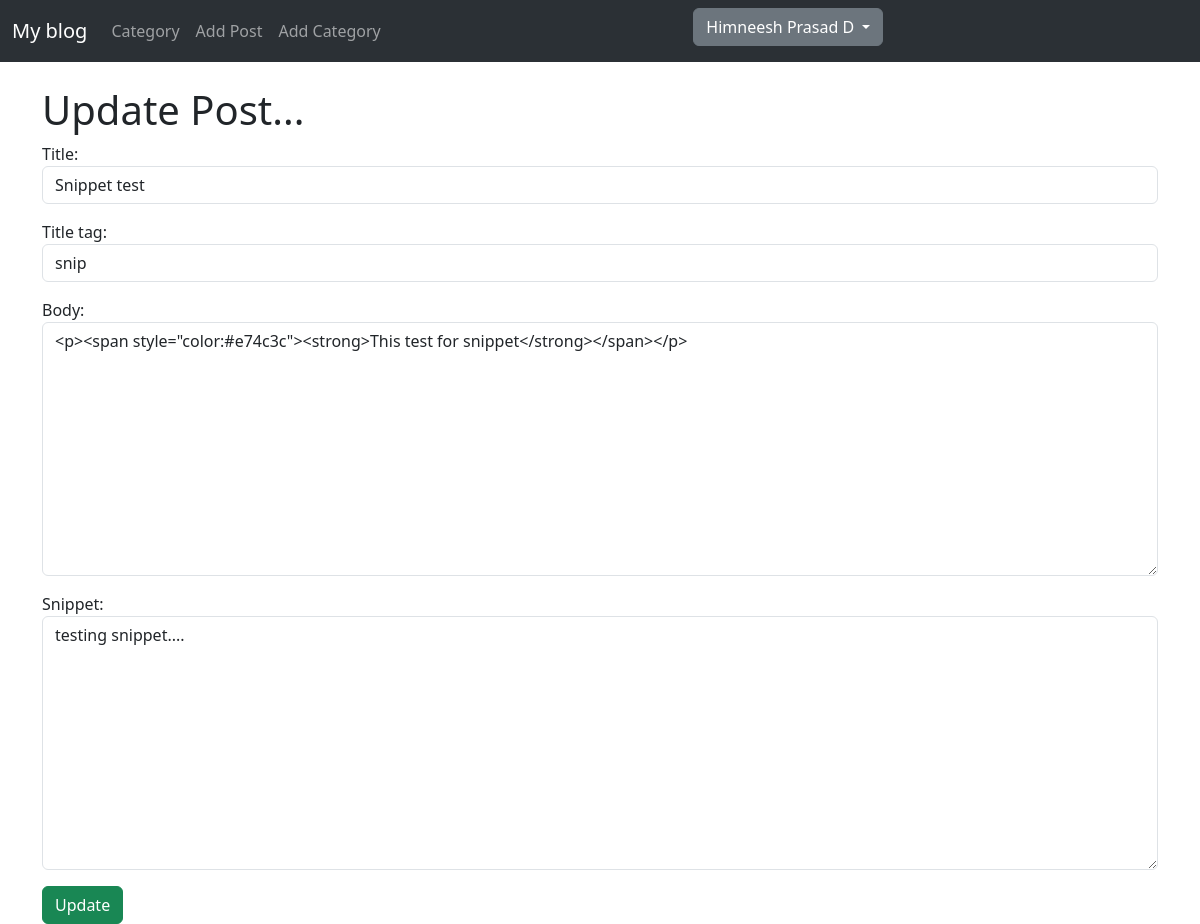
The page /article/edit/8/ (signed in) on the database its author committed.
### blogapp/models.py (models this page shows, shortened)
class Post(models.Model):
    title = models.CharField(max_length=255)
    title_tag = models.CharField(max_length=255)
    author = models.ForeignKey(User, on_delete=models.CASCADE)
    body = RichTextField(blank=True, null=True)
    header_image = models.ImageField(null=True, blank=True, upload_to="images/")
    post_date = models.DateField(auto_now_add=True)
    category = models.CharField(max_length=255)
    snippet = models.CharField(max_length=255)
    likes = models.ManyToManyField(User, related_name='blog_post')

### blogapp/views.py (the view)
# urls.py: path('article/edit/<int:pk>/', views.ArticleUpdateView.as_view(), name='update-post'),
class ArticleUpdateView(UpdateView):
    model = Post
    template_name = 'update_post.html'
    form_class = EditForm

### blogapp/forms.py
class EditForm(forms.ModelForm):
    class Meta:
        model = Post
        fields = ['title','title_tag','body','snippet']
        widgets = {
            'title' : forms.TextInput(attrs={'class':'form-control'}),
            'title_tag' : forms.TextInput(attrs={'class':'form-control'}),
            'body' : forms.Textarea(attrs={'class':'form-control'}),
            'snippet' : forms.Textarea(attrs={'class':'form-control'}),
        }

### templates/update_post.html (shortened to what this page needs)
{% extends "base.html" %}
{% block content %}
{% if user.is_authenticated %}
    {% if post.author.id == user.id  %}
        <h1>Update Post...</h1>
        <form method='POST'>
            <div class="mb-3">
                {{ form.as_p }}
            </div>
            <button type='submit' class="btn btn-success">Update</button>
    {% else %}
        <h2>Sorry, You are not authorized User</h2>
    {% endif %}
    </form>
{% else %}
    <h2>Please Login</h2>
{% endif %}
{% endblock %}

### templates/base.html (shortened to what this page needs)
<!doctype html>
<html lang="en">
  <head>
    <link href="https://cdn.jsdelivr.net/npm/bootstrap@5.3.2/dist/css/bootstrap.min.css" rel="stylesheet">
  </head>
  <body>
    <nav class="navbar navbar-expand-lg bg-body-tertiary " data-bs-theme="dark">
      <div class="container-fluid">
        <a class="navbar-brand" href="{% url 'home' %}">My blog</a>
        <div class="collapse navbar-collapse" id="navbarSupportedContent">
          <ul class="navbar-nav me-auto mb-2 mb-lg-0">
            {% if cat_menu %}
            <div class="dropdown">
              <button class="btn btn-secondary dropdown-toggle" type="button" id="dropdownMenuButton" data-toggle="dropdown" aria-haspopup="true" aria-expanded="false">
                Categories
              </button>
              <div class="dropdown-menu" aria-labelledby="dropdownMenuButton">
                {% for item in cat_menu %}
                <a class="dropdown-item" href="{% url 'category' item %}">{{item}}</a>
                {% endfor %}
              </div>
            </div>
            {% else %}
            <li class="nav-item">
              <a class="nav-link" href="{% url 'category-list' %}">Category</a>
            </li>
            {% endif %}
            {% if user.is_authenticated %}
              <li class="nav-item">
                <a class="nav-link" href="{% url 'add-post' %}">Add Post</a>
              </li>
              <li class="nav-item">
                <a class="nav-link" href="{% url 'add-category' %}">Add Category</a>
              </li>
            {% endif %}
          </ul>
          <ul class="navbar-nav me-auto mb-2 mb-rg-0">
            {% if user.is_authenticated %}
            <div class="dropdown">
              <button class="btn btn-secondary dropdown-toggle" type="button" id="dropdownMenuButton" data-toggle="dropdown" aria-haspopup="true" aria-expanded="false">
                {{ user.first_name}} {{ user.last_name}}
              </button>
            </div>
            {% endif %}
          </ul>
        </div>
      </div>
    </nav>
    <br/>
    <div class='container'>
      {% block content %}
      {% endblock %}
    </div>
  </body>
</html>

### rows shown on the page
Post: title "Snippet test", title_tag "snip", body "<p><span style=\"color:#e74c3c\"><strong>This test for snippet</strong></span></p>", snippet "testing snippet...."

### other values the page prints
{{ user.first_name }} "Himneesh"
{{ user.last_name }} "Prasad D"
